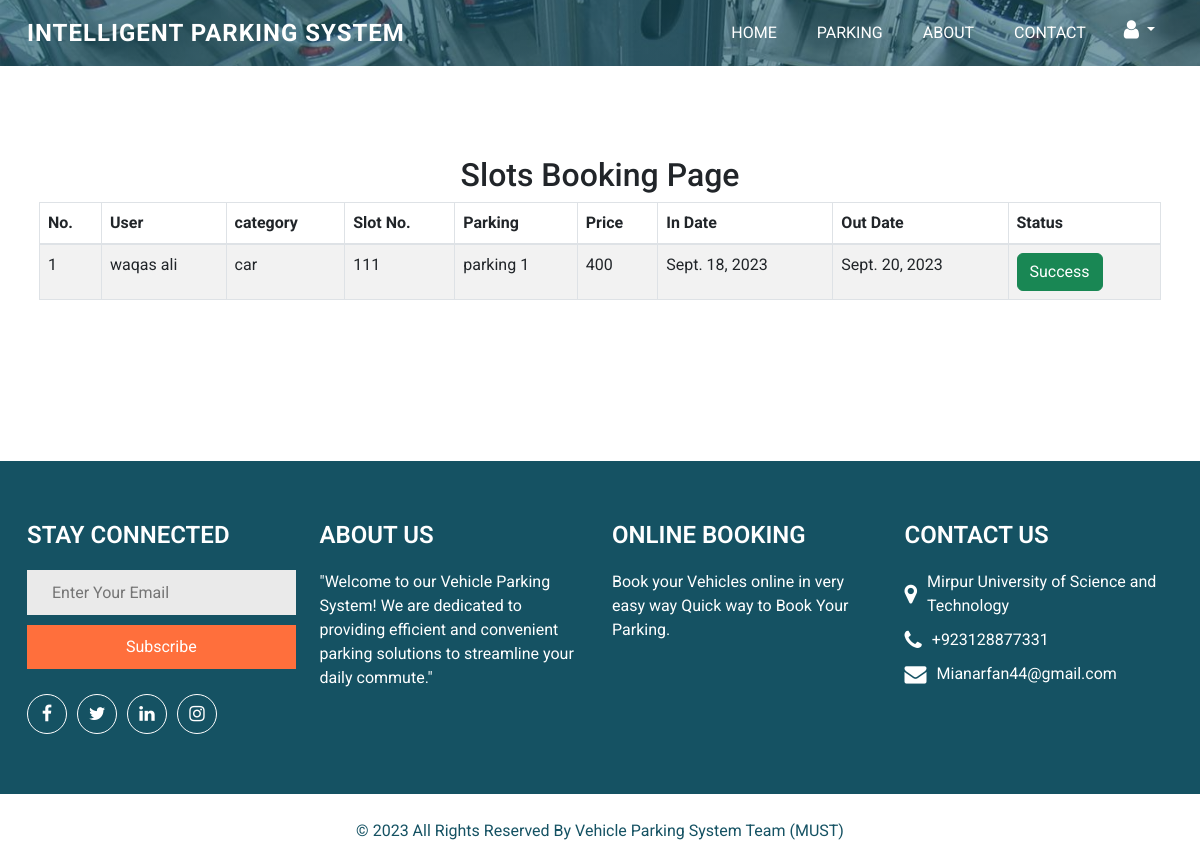
Screenshot of /frontend/slot_order/ (signed in) with the database file from the repository.
### backend/models.py (models this page shows)
class Slots_Request(models.Model):
    slots = models.ForeignKey(Slots, on_delete=models.CASCADE,null=True)
    user = models.ForeignKey(CustomUser,on_delete=models.CASCADE, null=True)
    catogry = models.CharField(max_length=100 , default=True)
    model = models.CharField(max_length=100 , default=True)
    num_plate = models.CharField(max_length=200,default=True)
    phone = models.IntegerField(default=True)
    in_date = models.DateField()
    out_date = models.DateField()
    address = models.CharField(max_length=500 , default=True)
    slot_status = models.BooleanField(default=True)
    payment = models.ImageField(upload_to='public', null=True,blank=True)

class Slots(models.Model):
    parking = models.ForeignKey(Parking, on_delete=models.CASCADE,null=True)
    slots_price =  models.IntegerField(default=True)
    slots_number = models.IntegerField(default=True)
    slot_color = models.BooleanField(default=True)

class Parking(models.Model):
    area = models.ForeignKey(Area, on_delete=models.CASCADE,null=True)
    name = models.CharField(max_length=200 , default=True)
    address = models.CharField(max_length=300 , default=True)

### accountss/models.py (models this page shows)
class CustomUser(AbstractUser):
    USERNAME_FIELD = 'email'
    username = models.CharField(max_length=150, unique=False)
    email = models.EmailField(unique=True,default=True)
    is_admin = models.BooleanField(default=True)
    is_customer = models.BooleanField(default=False)
    forget_password_token = models.CharField(max_length=1000,blank=True,null=True)
    REQUIRED_FIELDS = [] # removes email from REQUIRED_FIELDS

### frontend/views.py (the view)
# urls.py: path('slot_order/',views.slot_order, name='slot_order'),
def slot_order(request):
    users=request.user
    order = Slots_Request.objects.filter(user=users)
    print(order)
    dic = {'orders':order}
    return render(request,'main_web/slot_order.html',context=dic)

### templates/main_web/slot_order.html (shortened to what this page needs)
{% include 'main_web/head_tag.html' %}
{% load static %}
<body>
  <div class="">
    <div class="bg-box">
    </div>
    {% include 'main_web/navbar.html' %}
    <div class="">
    <section class="slider_section bg-white ">
      <div class="container text-dark">
        <div class="container">
            <h2 class="text-center"> Slots Booking Page</h2>
            <table class="table table-bordered table-striped">
              <thead>
                <tr>
                  <th>No.</th>
                  <th>User</th>
                  <th>category</th>
                  <th>Slot No.</th>
                  <th>Parking</th>
                  <th>Price</th>
                  <th>In Date</th>
                  <th>Out Date</th>
                  <th>Status</th>
                </tr>
              </thead>
              <tbody>
                {% for order in orders %}
                <tr>
                  <td>{{forloop.counter}}</td>
                  <td>{{order.user.username}}</td>
                  <td>{{order.catogry}}</td>
                  <td>{{order.slots.slots_number}}</td>
                  <td>{{order.slots.parking.name}}</td>
                  <td>{{order.slots.slots_price}}</td>
                  <td>{{order.in_date}}</td>
                  <td>{{order.out_date}}</td>
                  {% if order.slot_status %}
                  <td>
                    <button type="button" class="btn btn-success">Success</button>
                  </td>
                  {% else %}
                  <td>
                    <button type="button" class="btn btn-warning">Pending</button>
                  </td>
                  {% endif %}
                </tr>
                {% endfor %}
              </tbody>
            </table>
          </div>
  </div>
    </div>
  </div>
  {% include 'main_web/footer.html' %}
</body>
</html>

### static/main_web/css/style.css (style rules this page uses)
body { font-family: "Roboto", sans-serif; color: #0c0c0c; background-color: #ffffff; overflow-x: hidden; }
.btn, .btn:focus { outline: none !important; -webkit-box-shadow: none; box-shadow: none; }
.bg-box { position: absolute; top: 0; left: 0; width: 100%; height: 100%; overflow: hidden; z-index: -1; }
.bg-box::before { content: ""; position: absolute; top: 0; left: 0; width: 100%; height: 100%; background: -webkit-gradient(linear, left top, right top, from(rgba(21, 82, 99, 0.65)), to(rgba(21, 82, 99, 0.55))); background: linear-gradient(to right, rgba(21, 82, 99, 0.65), rgba(21, 82, 99, 0.55)); }
.slider_section { -webkit-box-flex: 1; -ms-flex: 1; flex: 1; display: -webkit-box; display: -ms-flexbox; display: flex; -webkit-box-align: center; -ms-flex-align: center; align-items: center; padding: 90px 0 145px 0; position: relative; }

### static/main_web/css/responsive.css (style rules this page uses)
@media (min-width: 1200px) { .container { max-width: 1170px; } }

### rows the page displays
Slots_Request: user.username "waqas ali", catogry "car", slots.slots_number "111", slots.parking.name "parking 1", slots.slots_price "400", in_date "Sept. 18, 2023", out_date "Sept. 20, 2023", slot_status "Success"
